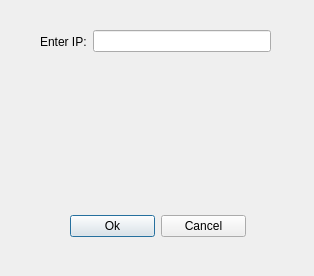
<?xml version="1.0" encoding="UTF-8"?>
<ui version="4.0">
 <class>ConnectDialog</class>
 <widget class="QDialog" name="ConnectDialog">
  <property name="geometry">
   <rect>
    <x>0</x>
    <y>0</y>
    <width>314</width>
    <height>276</height>
   </rect>
  </property>
  <property name="windowTitle">
   <string>Dialog</string>
  </property>
  <widget class="QWidget" name="gridLayoutWidget">
   <property name="geometry">
    <rect>
     <x>40</x>
     <y>80</y>
     <width>231</width>
     <height>111</height>
    </rect>
   </property>
   <layout class="QGridLayout" name="gridLayout"/>
  </widget>
  <widget class="QWidget" name="">
   <property name="geometry">
    <rect>
     <x>40</x>
     <y>30</y>
     <width>231</width>
     <height>23</height>
    </rect>
   </property>
   <layout class="QHBoxLayout" name="horizontalLayout">
    <item>
     <widget class="QLabel" name="label">
      <property name="text">
       <string>Enter IP:</string>
      </property>
     </widget>
    </item>
    <item>
     <widget class="QLineEdit" name="lineEdit"/>
    </item>
   </layout>
  </widget>
  <widget class="QWidget" name="">
   <property name="geometry">
    <rect>
     <x>70</x>
     <y>210</y>
     <width>176</width>
     <height>32</height>
    </rect>
   </property>
   <layout class="QHBoxLayout" name="horizontalLayout_2">
    <item>
     <widget class="QPushButton" name="okButton">
      <property name="text">
       <string>Ok</string>
      </property>
     </widget>
    </item>
    <item>
     <widget class="QPushButton" name="cancelButton">
      <property name="text">
       <string>Cancel</string>
      </property>
     </widget>
    </item>
   </layout>
  </widget>
 </widget>
 <resources/>
 <connections/>
</ui>
